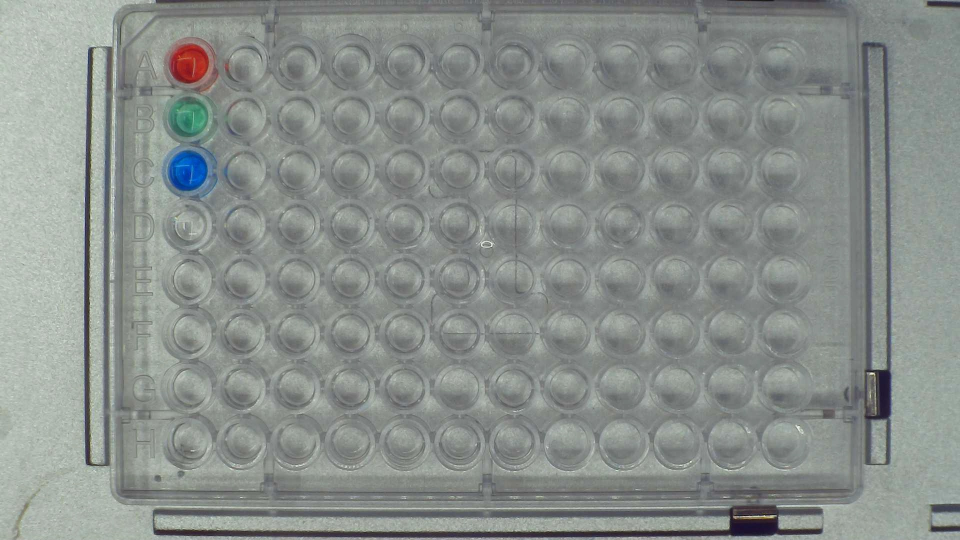
#> input picture captures/calibration_col1_20260407_121952.jpg, 1920 x 1080 px (shown at 1/2 size)
$ python color_extraction.py ../captures/calibration_col1_20260407_121952.jpg
#> lines starting #> are read from the running program, lines starting #| are printed output that depends on the picture; after the words box and inside, x2 and y2 are one past the last pixel; in counts of white or black regions, pixels touching at a corner belong together
"""
Color extraction from well plate images.

Extracts mean RGB values from individual wells of a 96-well plate
captured by a fixed overhead USB camera. Uses a configurable grid
layout that should be calibrated once for the camera position.

Task A4 from TASK_DISTRIBUTION.
"""

import os
from typing import Dict, List, Optional, Tuple

import cv2
import numpy as np


# ======================================================================
# Well grid definition
# ======================================================================

# Default grid parameters for a Corning 96-well plate in slot 5
# captured by a 1920x1080 fixed overhead camera.
# These MUST be calibrated for your specific camera position.
# Run: python -m src.color_extraction --calibrate <image_path>
DEFAULT_GRID = {
    # Top-left corner of well A1 (pixel coordinates)
    "origin_x": 400,
    "origin_y": 150,
    # Spacing between well centers (pixels)
    "spacing_x": 90,   # column spacing (1→12, left to right)
    "spacing_y": 85,    # row spacing (A→H, top to bottom)
    # Well ROI radius (pixels) — use ~60-70% of actual well radius
    # to avoid edge artifacts from the well rim
    "roi_radius": 25,
}

ROW_LABELS = list("ABCDEFGH")
N_ROWS = 8
N_COLS = 12


def get_well_center(
    row: int,
    col: int,
    grid: Optional[Dict] = None,
) -> Tuple[int, int]:
    """
    Get pixel coordinates of a well center.

    Args:
        row: Row index (0=A, 7=H).
        col: Column index (0=col1, 11=col12).
        grid: Grid parameters dict. Uses DEFAULT_GRID if None.

    Returns:
        (cx, cy) pixel coordinates.
    """
    g = grid or DEFAULT_GRID
    cx = g["origin_x"] + col * g["spacing_x"]
    cy = g["origin_y"] + row * g["spacing_y"]
    return int(cx), int(cy)


# [169 lines left out: functions extract_well_rgb, extract_column_rgb, extract_plate_rgb, white_balance, extract_experiment_rgb, not called in this run]


# ======================================================================
# Grid calibration helper
# ======================================================================

def visualize_grid(
    image_path: str,
    output_path: Optional[str] = None,
    grid: Optional[Dict] = None,
) -> str:
    """
    Draw the well grid overlay on an image for calibration verification.

    Args:
        image_path: Path to plate image.
        output_path: Where to save annotated image. Default: adds '_grid' suffix.
        grid: Grid parameters to visualize.

    Returns:
        Path to the annotated image.
    """
    g = grid or DEFAULT_GRID
    image = cv2.imread(image_path)
#> image is the input picture: shape (1080, 1920, 3); mean B, G, R 139.5, 142.9, 137.2
    if image is None:
        raise FileNotFoundError(f"Could not load image: {image_path}")

    for r in range(N_ROWS):
        for c in range(N_COLS):
            cx, cy = get_well_center(r, c, g)
            # Draw ROI circle
            cv2.circle(image, (cx, cy), g["roi_radius"], (0, 255, 0), 1)
            # Draw center dot
            cv2.circle(image, (cx, cy), 2, (0, 0, 255), -1)
            # Label
            label = f"{ROW_LABELS[r]}{c + 1}"
            cv2.putText(
                image, label, (cx - 12, cy - g["roi_radius"] - 5),
                cv2.FONT_HERSHEY_SIMPLEX, 0.3, (255, 255, 255), 1,
            )
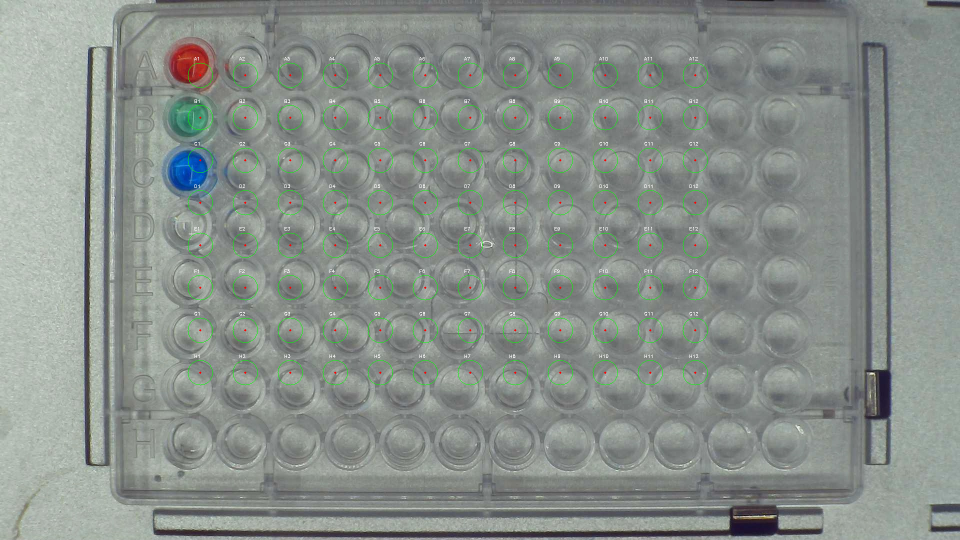
#> image: shape (1080, 1920, 3) (shown at 1/2 size); 0.87% of pixels changed, all inside (x1, y1, x2, y2) = (375, 114, 1416, 771)

    if output_path is None:
        base, ext = os.path.splitext(image_path)
        output_path = f"{base}_grid{ext}"

    cv2.imwrite(output_path, image)
    print(f"[VISION] Grid overlay saved: {output_path}")
    return output_path


# ======================================================================
# CLI for calibration
# ======================================================================

if __name__ == "__main__":
    import argparse

    parser = argparse.ArgumentParser(description="Well plate grid calibration tool")
    parser.add_argument("image", help="Path to a plate image for calibration")
    parser.add_argument("--origin-x", type=int, default=DEFAULT_GRID["origin_x"])
    parser.add_argument("--origin-y", type=int, default=DEFAULT_GRID["origin_y"])
    parser.add_argument("--spacing-x", type=int, default=DEFAULT_GRID["spacing_x"])
    parser.add_argument("--spacing-y", type=int, default=DEFAULT_GRID["spacing_y"])
    parser.add_argument("--roi-radius", type=int, default=DEFAULT_GRID["roi_radius"])
    args = parser.parse_args()

    cal_grid = {
        "origin_x": args.origin_x,
        "origin_y": args.origin_y,
        "spacing_x": args.spacing_x,
        "spacing_y": args.spacing_y,
        "roi_radius": args.roi_radius,
    }
    out = visualize_grid(args.image, grid=cal_grid)
    print(f"Check the overlay at: {out}")
    print("Adjust --origin-x/y --spacing-x/y --roi-radius until circles align with wells.")

$ run again, on captures/col1_iter1_20260402_125151.jpg
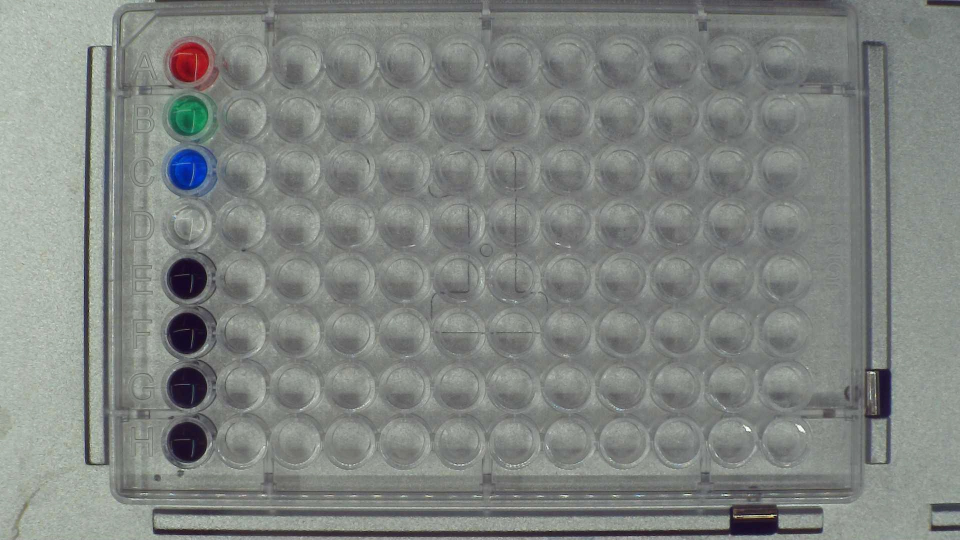
#> input picture captures/col1_iter1_20260402_125151.jpg, 1920 x 1080 px (shown at 1/2 size)
#> in visualize_grid, image is the input picture: shape (1080, 1920, 3); mean B, G, R 129.1, 132.6, 128.2
#> after the loop in visualize_grid, `for r in range(N_ROWS):`:
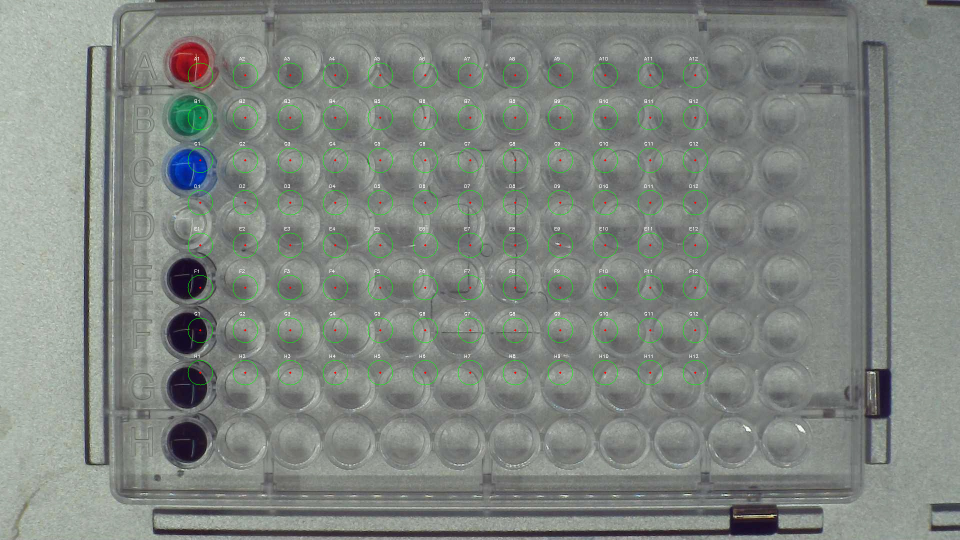
#> image: shape (1080, 1920, 3) (shown at 1/2 size); 0.87% of pixels changed, all inside (x1, y1, x2, y2) = (375, 114, 1416, 771)

$ run again, on captures/col2_iter1_20260407_125615.jpg
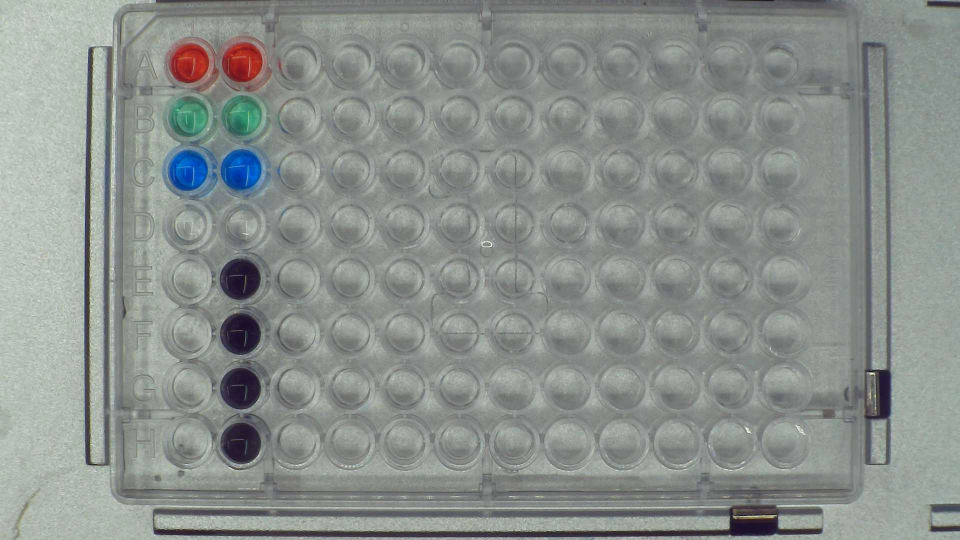
#> input picture captures/col2_iter1_20260407_125615.jpg, 1920 x 1080 px (shown at 1/2 size)
#> in visualize_grid, image is the input picture: shape (1080, 1920, 3); mean B, G, R 140.2, 144.5, 138.1
#> after the loop in visualize_grid, `for r in range(N_ROWS):`:
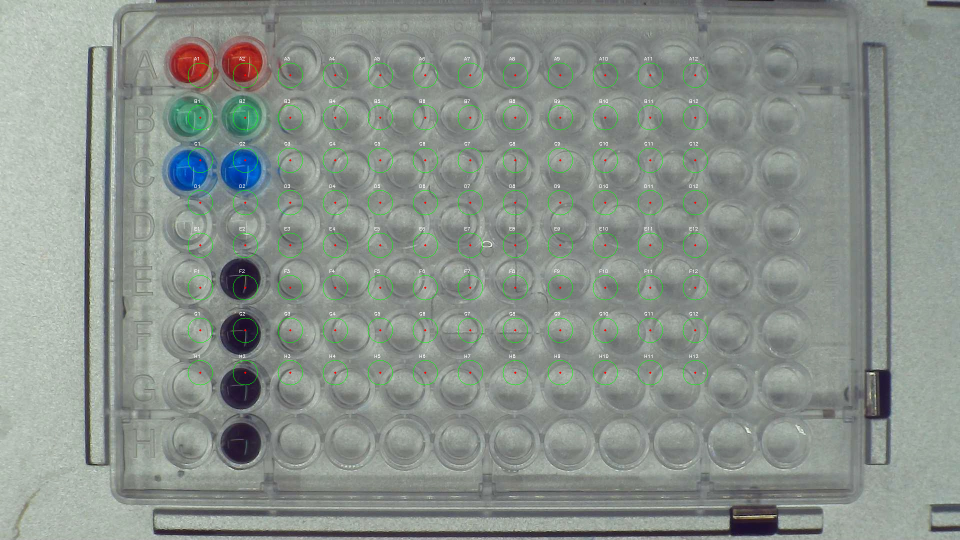
#> image: shape (1080, 1920, 3) (shown at 1/2 size); 0.87% of pixels changed, all inside (x1, y1, x2, y2) = (375, 114, 1416, 771)
